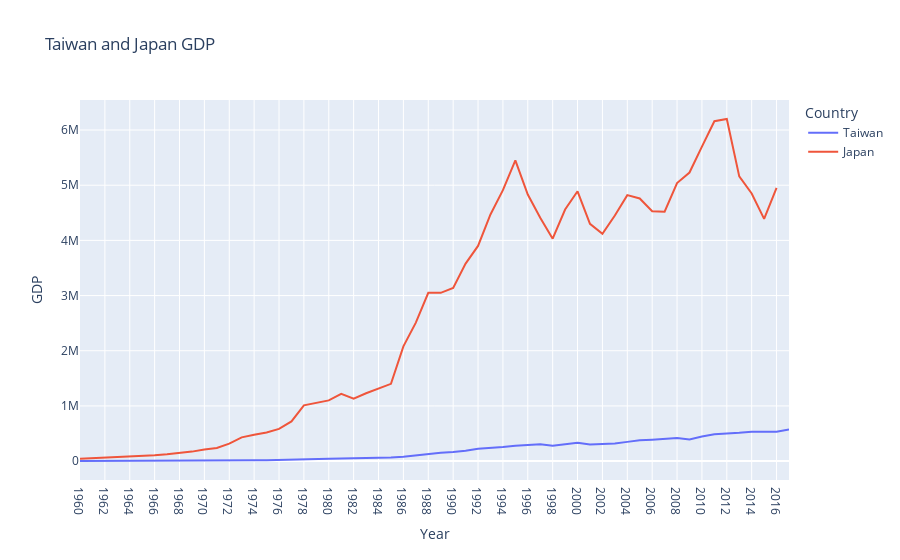

Notebook code for this chart:
### Code cell
import pandas as pd
import plotly.express as px
dataTW = pd.read_csv('gdp_taiwan.csv', encoding='utf-8')
dataJP = pd.read_csv('gdp_japan.csv', encoding='utf-8')
melted_df_TW = dataTW.melt(id_vars=['Name'], var_name='Year', value_name='GDP')
melted_df_JP = dataJP.melt(id_vars=['year'], var_name='Year', value_name='GDP')

# 使用rename函数重命名列
melted_df_TW = melted_df_TW.rename(columns={'Name': 'Country'})
melted_df_JP = melted_df_JP.rename(columns={'year': 'Country'})
#合併兩個DF
merged_df = pd.concat([melted_df_TW, melted_df_JP])
# 绘制线图
fig = px.line(merged_df, x="Year", y="GDP", color='Country', title='Taiwan and Japan GDP')
fig.show()
# print(melted_df)
# print(dataTW.head())

### Figure 1 — Plotly figure (JSON) as saved in the notebook; plotly's stock layout.template omitted (floating-point values rounded to 4 significant figures)
{"data": [{"hovertemplate": "Country=Taiwan<br>Year=%{x}<br>GDP=%{y}<extra></extra>", "legendgroup": "Taiwan", "line": {"color": "#636efa", "dash": "solid"}, "marker": {"symbol": "circle"}, "mode": "lines", "name": "Taiwan", "orientation": "v", "showlegend": true, "type": "scatter", "x": ["1960", "1961", "1962", "1963", "1964", "1965", "1966", "1967", "1968", "1969", "1970", "1971", "1972", "1973", "1974", "1975", "1976", "1977", "1978", "1979", "1980", "1981", "1982", "1983", "1984", "1985", "1986", "1987", "1988", "1989", "1990", "1991", "1992", "1993", "1994", "1995", "1996", "1997", "1998", "1999", "2000", "2001", "2002", "2003", "2004", "2005", "2006", "2007", "2008", "2009", "2010", "2011", "2012", "2013", "2014", "2015", "2016", "2017"], "xaxis": "x", "y": [1743, 1778, 1960, 2219, 2592, 2869, 3207, 3709, 4326, 5018, 5786, 6728, 8063, 10941, 14740, 15838, 18989, 22254, 27375, 33878, 42295, 49063, 49550, 54169, 61052, 63623, 78386, 104956, 126366, 152710, 166615, 187314, 223159, 235140, 256404, 279224, 292665, 303737, 280369, 304171, 331452, 300450, 308875, 318590, 348479, 375769, 388589, 408254, 416961, 392065, 446105, 485653, 495845, 511614, 530519, 525562, 530532, 572767], "yaxis": "y"}, {"hovertemplate": "Country=Japan<br>Year=%{x}<br>GDP=%{y}<extra></extra>", "legendgroup": "Japan", "line": {"color": "#EF553B", "dash": "solid"}, "marker": {"symbol": "circle"}, "mode": "lines", "name": "Japan", "orientation": "v", "showlegend": true, "type": "scatter", "x": ["1960", "1961", "1962", "1963", "1964", "1965", "1966", "1967", "1968", "1969", "1970", "1971", "1972", "1973", "1974", "1975", "1976", "1977", "1978", "1979", "1980", "1981", "1982", "1983", "1984", "1985", "1986", "1987", "1988", "1989", "1990", "1991", "1992", "1993", "1994", "1995", "1996", "1997", "1998", "1999", "2000", "2001", "2002", "2003", "2004", "2005", "2006", "2007", "2008", "2009", "2010", "2011", "2012", "2013", "2014", "2015", "2016"], "xaxis": "x", "y": [44307, 53509, 60723, 69498, 81749, 90950, 106000, 124000, 147000, 172000, 212000, 239000, 316000, 430000, 477000, 519000, 583000, 718000, 1010000, 1050000, 1100000, 1220000, 1130000, 1230000, 1310000, 1400000, 2080000, 2510000, 3050000, 3050000, 3140000, 3580000, 3900000, 4470000, 4910000, 5450000, 4830000, 4410000, 4030000, 4560000, 4890000, 4300000, 4120000, 4450000, 4820000, 4760000, 4530000, 4520000, 5040000, 5230000, 5700000, 6160000, 6200000, 5160000, 4850000, 4390000, 4950000], "yaxis": "y"}], "layout": {"legend": {"title": {"text": "Country"}, "tracegroupgap": 0}, "title": {"text": "Taiwan and Japan GDP"}, "xaxis": {"anchor": "y", "domain": [0, 1], "title": {"text": "Year"}}, "yaxis": {"anchor": "x", "domain": [0, 1], "title": {"text": "GDP"}}}}
